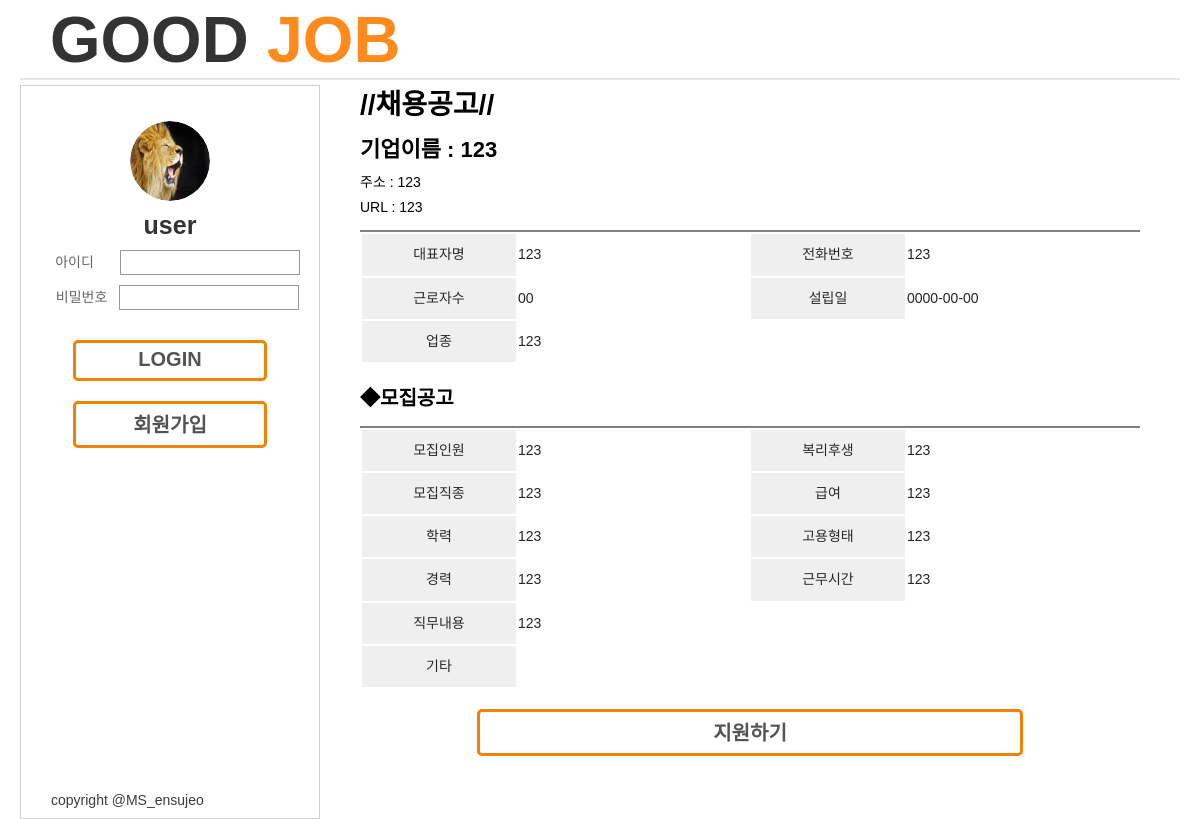
Before: /memo/user_detail/11 with the older database file.
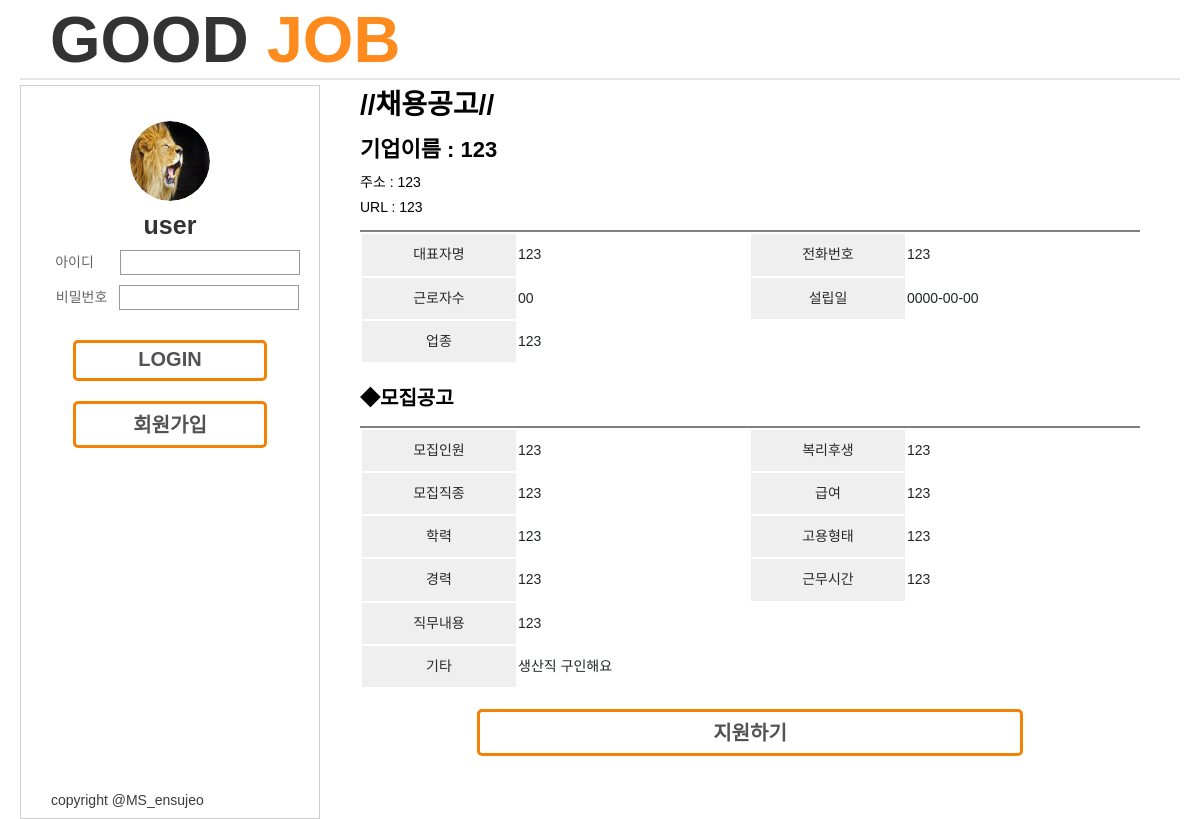
After: the same page with the newer database file.
### memo/models.py (models this page shows, shortened)
class Memo(models.Model):
    company = models.CharField('기업이름',max_length=200)
    address = models.CharField('주소', max_length=200)
    pic = models.ImageField("사진", blank=True)
    URL = models.CharField('URL', max_length=200)
    pic = models.ImageField('기업로고', blank=True)
    representative = models.CharField('대표자명', max_length=200)
    telephone = models.CharField("전화번호", max_length=200)
    business = models.CharField("분야", max_length=200)
    volume = models.CharField("모집인원", max_length=200)
    advantage = models.CharField("복리후생", max_length=200)
    type = models.CharField("직종",max_length=200)
    money = models.CharField("급여",max_length=200)
    grade = models.CharField("학력",max_length=200)
    diversification = models.CharField("고용형태",max_length=200)
    career = models.CharField("경력",max_length=200)
    time = models.CharField("근무시간",max_length=200)
    content = models.CharField("직무내용",max_length=200)
    etc = models.TextField("기타사항",blank=True)
    created_at = models.DateTimeField('생성날짜', auto_now_add=True) #생성될때 픽스됨
    modified_at = models.DateTimeField('수정날짜', auto_now=True)#수정할때마다 바뀜

### memo/views.py (the view)
# urls.py: path('user_detail/<int:user_detail_id>', user_detail, name="user_detail"),
def user_detail(request, user_detail_id):
    context={}
    one_memo = Memo.objects.get(id=user_detail_id) #예를 들면 5번 id 글을 가져오겠다는것
    context['one_memo'] = one_memo
    return render(request, 'user_detail.html', context)

### memo/templates/user_detail.html (shortened to what the changed rows need)
{% extends 'base.html' %}
{% load static %}
{% block extrahead %}
<link rel="stylesheet" href="{% static 'css/user_detail.css' %}">
{% endblock %}
{% block contents %}
    <div calss="container board info_company-group">
        <div class='block'>
            <h1 class="Cinfo">
                //채용공고//
            </h1>
        </div>
        <div class="Cinfo_name">
            <h3>기업이름 : {{one_memo.company}}</h3>
            <p>주소 : {{one_memo.address}}</p>
            <p>
                URL : {{one_memo.URL}}
            </p>
            <table class="table">
                <colgroup>
                    <col style="width: 20%;">
                    <col style="width: 30%;">
                    <col style="width: 20%;">
                    <col style="width: 30%;">
                </colgroup>
                <tbody>
                    <tr>
                        <th class="th">대표자명</th>
                        <td>{{one_memo.representative}}</td>
                        <th class="th">전화번호</th>
                        <td>{{one_memo.telephone}}</td>
                    </tr>
                    <tr>
                        <th class="th">근로자수</th>
                        <th class="th">설립일</th>
                    </tr>
                    <tr>
                        <th class="th">업종</th>
                        <td>{{one_memo.business}}</td>
                    </tr>
                </tbody>
            </table>
        </div>
    </div>
    <div class="row">
        <div class='col-md-12'>
            <table class="table">
                <colgroup>
            </colgroup>
            <tbody>
                <tr>
                    <th class="th">모집인원</th>
                    <td>{{one_memo.volume}}</td>
                    <th class="th">복리후생</th>
                    <td>{{one_memo.advantage}}</td>
                </tr>
                <tr>
                    <th class="th">모집직종</th>
                    <td>{{one_memo.type}}</td>
                    <th class="th">급여</th>
                    <td>{{one_memo.money}}</td>
                </tr>
                <tr>
                    <th class="th">학력</th>
                    <td>{{one_memo.grade}}</td>
                    <th class="th">고용형태</th>
                    <td>{{one_memo.diversification}}</td>
                </tr>
                <tr>
                    <th class="th">경력</th>
                    <td>{{one_memo.career}}</td>
                    <th class="th">근무시간</th>
                    <td>{{one_memo.time}}</td>
                </tr>
                <tr>
                    <th class="th">직무내용</th>
                    <td>{{one_memo.content}}</td>
                </tr>
                <tr>
                    <th class="th">기타</th>
                    <td>
                        {{one_memo.etc}}
                    </td>
                </tr>
            </tbody>
            </table>
        </div>
    </div>
{%endblock%}

Changed rows visible on the page:
changed Memo: etc (not shown) → "생산직 구인해요"
